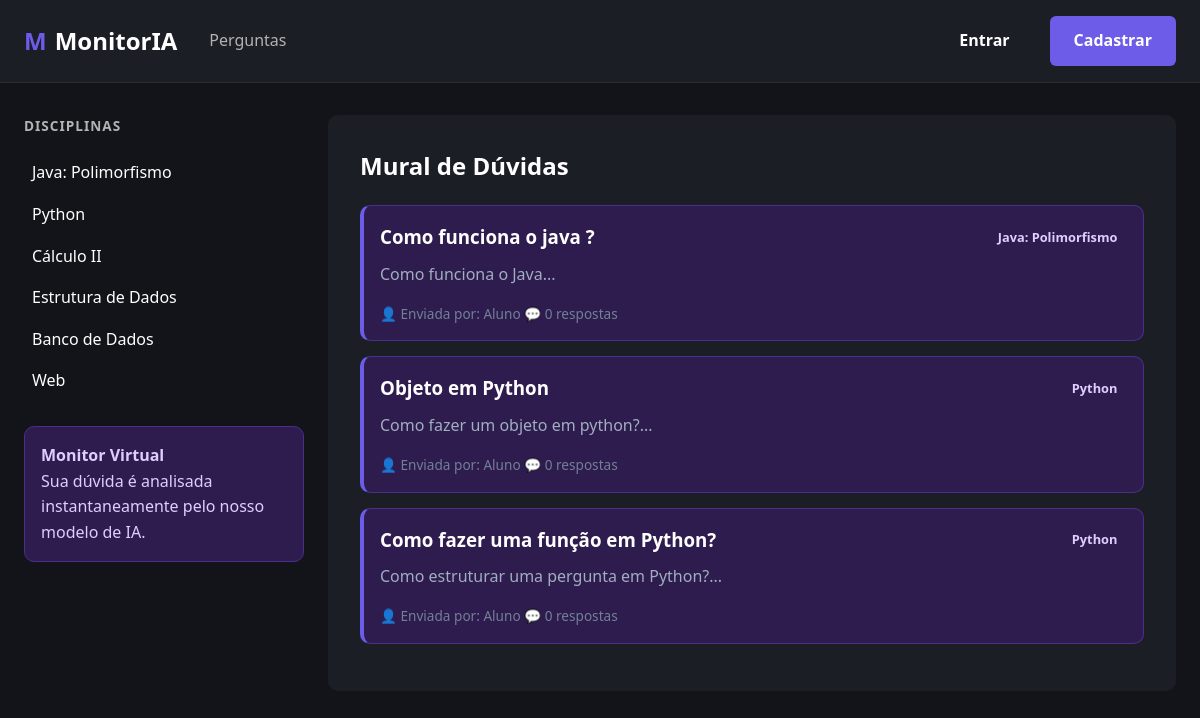
Before: / with the older database file.
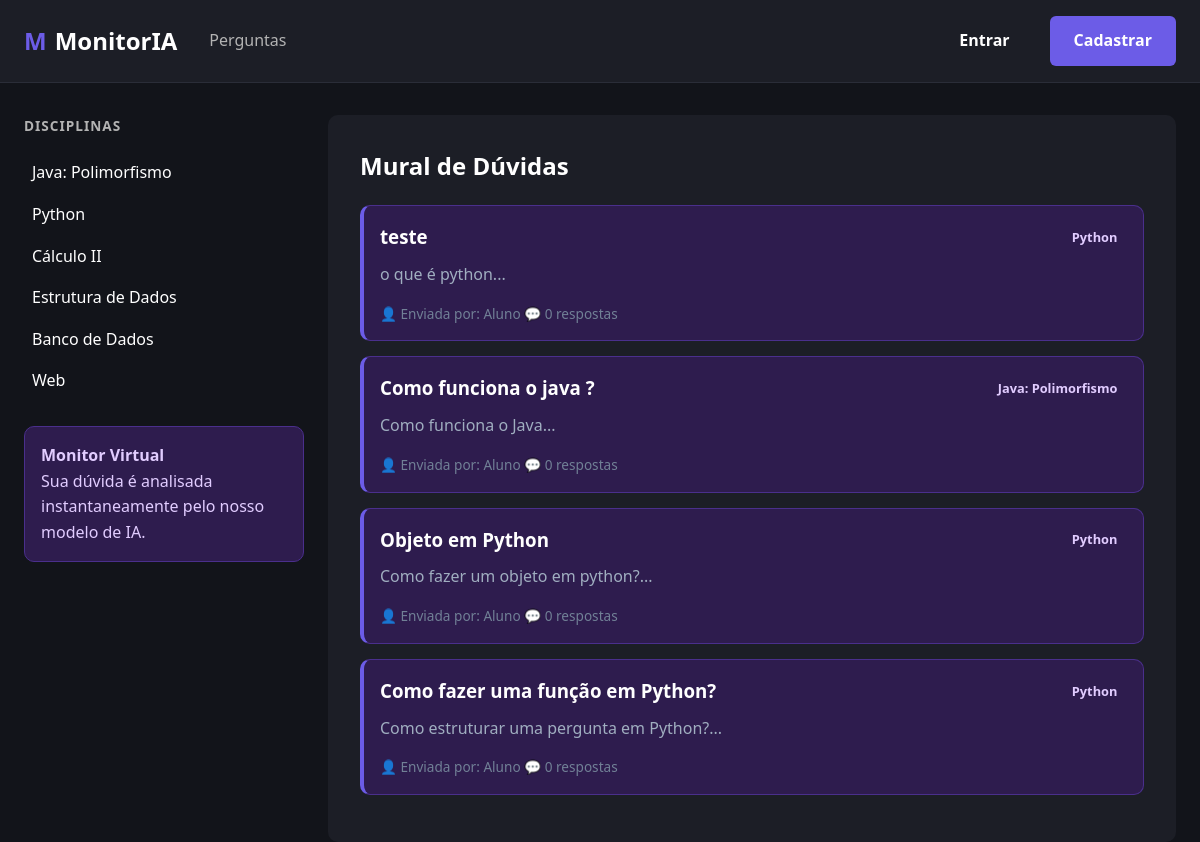
After: the same page with the newer database file.
### modelos/entidades.py (models this page shows)
class Pergunta(banco.Model):
    __tablename__ = 'perguntas'
    id = banco.Column(banco.Integer, primary_key=True)
    titulo = banco.Column(banco.String(200), nullable=False)
    corpo = banco.Column(banco.Text, nullable=False)
    disciplina = banco.Column(banco.String(100), nullable=False)
    usuario_id = banco.Column(banco.Integer, banco.ForeignKey('usuarios.id'), nullable=False)
    data_criacao = banco.Column(banco.DateTime, default=datetime.utcnow)
    respostas = banco.relationship('Resposta', backref='pergunta', lazy=True)

### controles/rotas_perguntas.py (the view)
@blueprint_perguntas.route('/')
def base():
    lista_de_perguntas = servico.listar_todas()
    return render_template('home.html',
                           perguntas=lista_de_perguntas,
                           disciplinas=servico.listar_disciplinas())

### repositorios/repositorio_pergunta.py (called while the page is built)
    def buscar_todas(self) -> list[Pergunta]:
        return Pergunta.query.order_by(Pergunta.data_criacao.desc()).all()

### servicos/servico_pergunta.py (called while the page is built)
    def listar_todas(self) -> list[Pergunta]:
        return self.repositorio.buscar_todas()

    def listar_disciplinas(self) -> list[str]:
        return ["Java: Polimorfismo", "Python", "Cálculo II", "Estrutura de Dados", "Banco de Dados", "Web"]

### templates/home.html (shortened to what this page needs)
{% extends 'base.html' %}
{% block content %}
<h2 style="color: white; margin-bottom: 20px;">Mural de Dúvidas</h2>
{% if perguntas %}
    {% for pergunta in perguntas %}
        <div class="box-ia" style="margin-bottom: 15px; border-left: 4px solid var(--roxo-principal);">
            <div style="display: flex; justify-content: space-between; align-items: center;">
                <h3 style="margin: 0;">
                    <a href="{{ url_for('perguntas.ver_pergunta', id=pergunta.id) }}" style="color: white; text-decoration: none;">
                        {{ pergunta.titulo }}
                    </a>
                </h3>
                <span class="badge">{{ pergunta.disciplina }}</span>
            </div>
            <p style="color: #a0aec0; margin-top: 10px;">{{ pergunta.corpo[:120] }}...</p>
            <div style="margin-top: 15px; font-size: 0.85rem; color: #718096;">
                <span>👤 Enviada por: {{ pergunta.usuario.nome if pergunta.usuario else 'Aluno' }}</span>
                <span>💬 {{ pergunta.respostas|length }} respostas</span>
            </div>
        </div>
    {% endfor %}
{% else %}
    <div class="box-ia" style="text-align: center;">
        <p>Não há perguntas registradas no momento.</p>
    </div>
{% endif %}
{% endblock %}

### templates/base.html (shortened to what this page needs)
<!DOCTYPE html>
<html lang="pt-br">
<head>
    <link rel="stylesheet" href="{{ url_for('static', filename='css/estilos.css') }}">
</head>
<body>
    <header>
        <div class="container header-top">
            <div class="header-brand">
                <div class="logo"><span class="logo-m">M</span> MonitorIA</div>
                <nav>
                    <ul>
                        <li><a href="{{ url_for('perguntas.base') }}">Perguntas</a></li>
                    </ul>
                </nav>
            </div>
            <div class="header-acoes">
                {% if session.get('usuario_id') %}
                    {% if session.get('usuario_papel') == 'aluno' %}
                        <a href="{{ url_for('perguntas.fazer_pergunta') }}" class="btn btn-roxo">+ Nova Pergunta</a>
                    {% else %}
                        <span style="color: var(--roxo-principal); margin-right: 15px; font-weight: bold; font-size: 0.9rem;">
                            🛡️ MODO MONITOR
                        </span>
                    {% endif %}
                    <a href="{{ url_for('auth.dashboard') }}" class="user-badge" title="Meu Painel">
                         {{ session.get('usuario_nome')[:2] | upper }}
                    </a>
                    <a href="{{ url_for('auth.logout') }}" style="margin-left: 10px; color: var(--laranja-alerta); font-size: 0.8rem; text-decoration: none;">Sair</a>
                {% else %}
                    <a href="{{ url_for('auth.login') }}" class="btn" style="color: white; text-decoration: none;">Entrar</a>
                    <a href="{{ url_for('auth.cadastro') }}" class="btn btn-roxo">Cadastrar</a>
                {% endif %}
            </div>
        </div>
    </header>
    <div class="container">
        <main>
            <aside class="sidebar">
                <section class="sidebar-sessao">
                    <h3>DISCIPLINAS</h3>
                    <ul>
                        {% if disciplinas %}
                            {% for disc in disciplinas %}
                                <li><a href="#">{{ disc }}</a></li>
                            {% endfor %}
                        {% else %}
                            <li><a href="#">Carregando tópicos...</a></li>
                        {% endif %}
                    </ul>
                </section>
                <div class="box-ia sidebar-info">
                    <h4>Monitor Virtual</h4>
                    <p>Sua dúvida é analisada instantaneamente pelo nosso modelo de IA.</p>
                </div>
            </aside>
            <section class="conteudo">
                {% block content %}{% endblock %}
            </section>
        </main>
    </div>
</body>
</html>

### static/css/estilos.css (style rules this page uses)
:root { --bg-fundo: #12141a; --bg-card: #1c1e26; --bg-ia: #2e1c4e; --texto-principal: #ffffff; --texto-secundario: #b3b3b3; --texto-ia: #e1ccff; --roxo-principal: #6c5ce7; --roxo-hover: #5a4bcf; --roxo-badge: #d1b1ff; --verde-resolvido: #4ade80; --laranja-alerta: #ffac33; --gap-padrao: 1.5rem; --raio-padrao: 10px; }
* { box-sizing: border-box; margin: 0; padding: 0; }
body { font-family: 'Segoe UI', Tahoma, Geneva, Verdana, sans-serif; background-color: var(--bg-fundo); color: var(--texto-principal); line-height: 1.6; }
.container { max-width: 1200px; margin: 0 auto; padding: 0 var(--gap-padrao); }
main { margin-top: 2rem; display: grid; grid-template-columns: 280px 1fr; gap: var(--gap-padrao); }
header { background-color: var(--bg-card); padding: 1rem 0; border-bottom: 1px solid #2a2d38; }
header .container { display: flex; justify-content: space-between; align-items: center; }
.logo { font-size: 1.5rem; font-weight: bold; display: flex; align-items: center; gap: 0.5rem; }
.logo-m { color: var(--roxo-principal); }
nav ul { list-style: none; display: flex; gap: 1.5rem; }
nav a { text-decoration: none; color: var(--texto-secundario); font-weight: 500; }
.header-acoes { display: flex; align-items: center; gap: 1rem; }
.btn { padding: 0.75rem 1.5rem; border: none; border-radius: 6px; cursor: pointer; font-weight: 600; transition: background-color 0.2s; text-decoration: none; display: inline-block; }
.btn-roxo { background-color: var(--roxo-principal); color: #fff; }
.sidebar { display: flex; flex-direction: column; gap: 1.5rem; }
.sidebar-sessao h3 { text-transform: uppercase; font-size: 0.85rem; color: var(--texto-secundario); letter-spacing: 1px; margin-bottom: 1rem; }
.sidebar-sessao ul { list-style: none; }
.sidebar-sessao li { padding: 0.5rem; border-radius: var(--raio-padrao); cursor: pointer; }
.sidebar-sessao a { text-decoration: none; color: var(--texto-principal); display: flex; justify-content: space-between; }
.conteudo { background-color: var(--bg-card); padding: 2rem; border-radius: var(--raio-padrao); }
.box-ia { background-color: var(--bg-ia); border: 1px solid #4a2f8c; border-radius: var(--raio-padrao); padding: 1rem; color: var(--texto-ia); }
.header-top { display: flex; justify-content: space-between; align-items: center; gap: 1rem; }
.header-brand { display: flex; align-items: center; gap: 2rem; }
.badge { display: inline-flex; align-items: center; gap: 0.4rem; padding: 0.45rem 0.75rem; border-radius: 999px; font-size: 0.9rem; font-weight: 600; }
.badge { padding: 0.2rem 0.6rem; border-radius: 4px; font-size: 0.8rem; font-weight: 600; }

Changed rows visible on the page:
added Pergunta: titulo "teste", disciplina "Python", corpo "o que é python", usuario "Aluno", respostas|length "0"
